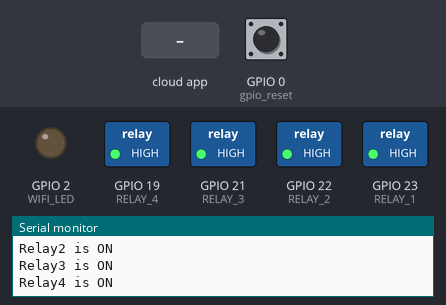
This sketch was run on a simulated ESP32. Parts: switched loads named in the sketch (green lamp = pin HIGH), output pins drawn as LEDs (lit = HIGH), the last lines printed to the serial monitor. The inputs (shaded band) are chosen by the test bench; at power-on: GPIO 0 (gpio_reset) HIGH. WiFi joins after 1.5 s; servers stay silent unless stated; EEPROM starts erased.

Above: at 1.2 s.
1.3 s: the phone or cloud app sets Switch1 to 0
At 2.4 s:
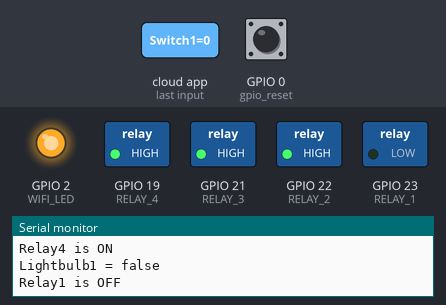
3.0 s: the phone or cloud app sets Switch2 to 0
At 3.6 s:
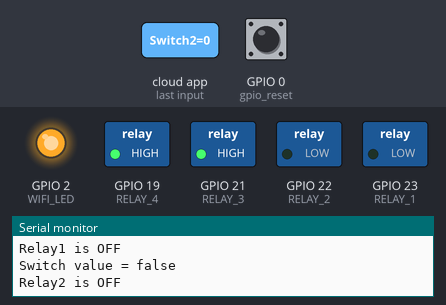
4.5 s: the phone or cloud app sets Switch1 to 1
At 4.8 s:
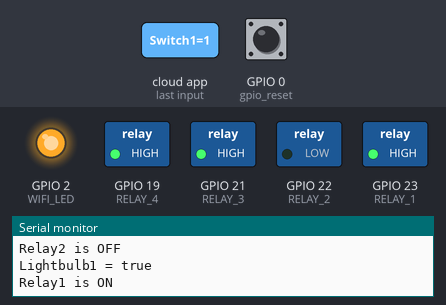
6.0 s: the phone or cloud app sets Switch2 to 1
At 7.2 s:
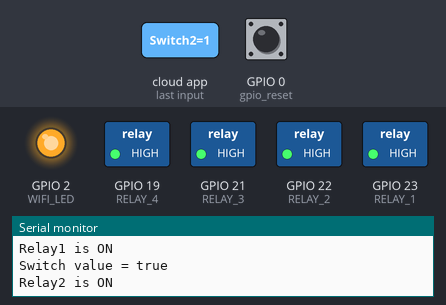
7.5 s: the phone or cloud app sets Switch3 to 0
At 8.5 s:
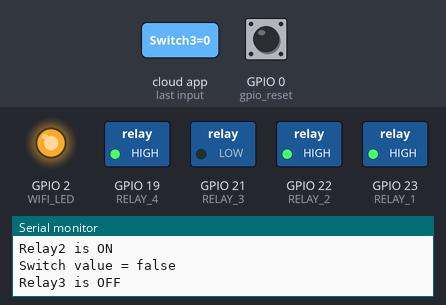
9.0 s: the phone or cloud app sets Switch4 to 0
At 9.7 s:
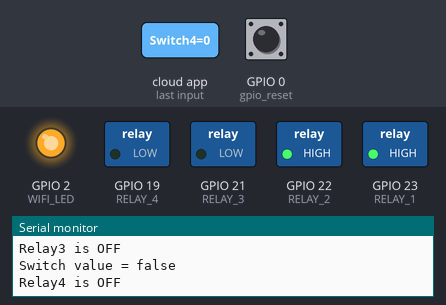
Timing chart, 0 to 11.5 s (numbered marks = the images above; inputs shaded):
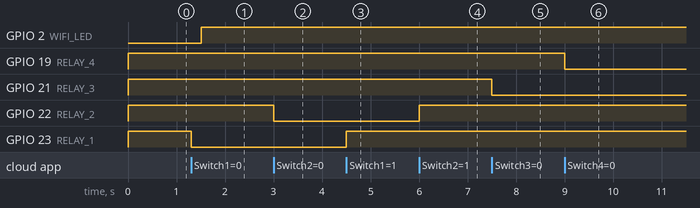

Measured:
- after the input at 1.3 s, GPIO 23 (RELAY_1): HIGH → LOW at once
- after the input at 3.0 s, GPIO 22 (RELAY_2): HIGH → LOW at once
- after the input at 4.5 s, GPIO 23 (RELAY_1): LOW → HIGH at once
- after the input at 6.0 s, GPIO 22 (RELAY_2): LOW → HIGH at once
- after the input at 7.5 s, GPIO 21 (RELAY_3): HIGH → LOW at once
- after the input at 9.0 s, GPIO 19 (RELAY_4): HIGH → LOW at once

The sketch:

control-led-using-esp-rainmaker.ino
```cpp
#include "RMaker.h"
#include "WiFi.h"
#include "WiFiProv.h"
#include <EEPROM.h>
//---------------------------------------------------
//install these libraries
//#include <ezButton.h>
//#include <IRremote.h>
//---------------------------------------------------
const char *service_name = "WiFi Username";
const char *pop = "WiFi Passaord";
//---------------------------------------------------
#define EEPROM_SIZE 4
//const byte IR_RECEIVE_PIN = 14;
//---------------------------------------------------
// define the Device Names
char device1[] = "Switch1";
char device2[] = "Switch2";
char device3[] = "Switch3";
char device4[] = "Switch4";
//---------------------------------------------------
// define the GPIO connected with Relays and switches
static uint8_t RELAY_1 = 23;  //D23
static uint8_t RELAY_2 = 22;  //D22
static uint8_t RELAY_3 = 21;  //D21
static uint8_t RELAY_4 = 19;  //D19
//---------------------------------------------------
//ezButton button1(34);
//ezButton button2(35);
//ezButton button3(32);
//ezButton button4(33);
//---------------------------------------------------
//static uint8_t SwitchPin1 = 13;  //D13
//static uint8_t SwitchPin2 = 12;  //D12
//static uint8_t SwitchPin3 = 14;  //D14
//static uint8_t SwitchPin4 = 27;  //D27
//---------------------------------------------------
static uint8_t WIFI_LED    = 2;   //D2
static uint8_t gpio_reset = 0;
//---------------------------------------------------
/* Variable for reading pin status*/
// Relay State
bool STATE_RELAY_1 = LOW; //Define integer to remember the toggle state for relay 1
bool STATE_RELAY_2 = LOW; //Define integer to remember the toggle state for relay 2
bool STATE_RELAY_3 = LOW; //Define integer to remember the toggle state for relay 3
bool STATE_RELAY_4 = LOW; //Define integer to remember the toggle state for relay 4
//---------------------------------------------------
// Switch State
//bool SwitchState_1 = LOW;
//bool SwitchState_2 = LOW;
//bool SwitchState_3 = LOW;
//bool SwitchState_4 = LOW;
//---------------------------------------------------
//The framework provides some standard device types
//like switch, lightbulb, fan, temperature sensor.
static Switch my_switch1(device1, &RELAY_1);
static Switch my_switch2(device2, &RELAY_2);
static Switch my_switch3(device3, &RELAY_3);
static Switch my_switch4(device4, &RELAY_4);
//---------------------------------------------------

/****************************************************************************************************
 * sysProvEvent Function
*****************************************************************************************************/
void sysProvEvent(arduino_event_t *sys_event)
{
    switch (sys_event->event_id) {
        case ARDUINO_EVENT_PROV_START:
#if CONFIG_IDF_TARGET_ESP32
        Serial.printf("\nProvisioning Started with name \"%s\" and PoP \"%s\" on BLE\n", service_name, pop);
        printQR(service_name, pop, "ble");
#else
        Serial.printf("\nProvisioning Started with name \"%s\" and PoP \"%s\" on SoftAP\n", service_name, pop);
        printQR(service_name, pop, "softap");
#endif
        break;
        case ARDUINO_EVENT_WIFI_STA_CONNECTED:
        Serial.printf("\nConnected to Wi-Fi!\n");
        digitalWrite(WIFI_LED, HIGH);
        break;
    }
}

/****************************************************************************************************
 * write_callback Function
*****************************************************************************************************/
void write_callback(Device *device, Param *param, const param_val_t val, void *priv_data, write_ctx_t *ctx)
{
    const char *device_name = device->getDeviceName();
    const char *param_name = param->getParamName();
    //----------------------------------------------------------------------------------
    if(strcmp(device_name, device1) == 0) {

      Serial.printf("Lightbulb1 = %s\n", val.val.b? "true" : "false");

      if(strcmp(param_name, "Power") == 0) {
        //Serial.printf("Received value = %s for %s - %s\n", val.val.b? "true" : "false", device_name, param_name);
        STATE_RELAY_1 = val.val.b;
        STATE_RELAY_1 = !STATE_RELAY_1;
        control_relay(1, RELAY_1, STATE_RELAY_1);
        //(STATE_RELAY_1 == false) ? digitalWrite(RELAY_1, HIGH) : digitalWrite(RELAY_1, LOW);
        //param->updateAndReport(val);
      }
    }

    //----------------------------------------------------------------------------------
    else if(strcmp(device_name, device2) == 0) {

      Serial.printf("Switch value = %s\n", val.val.b? "true" : "false");

      if(strcmp(param_name, "Power") == 0) {
        //Serial.printf("Received value = %s for %s - %s\n", val.val.b? "true" : "false", device_name, param_name);
        STATE_RELAY_2 = val.val.b;
        STATE_RELAY_2 = !STATE_RELAY_2;
        control_relay(2, RELAY_2, STATE_RELAY_2);
        //(STATE_RELAY_2 == false) ? digitalWrite(RELAY_2, HIGH) : digitalWrite(RELAY_2, LOW);
        //param->updateAndReport(val);
      }
    }
    //----------------------------------------------------------------------------------
    else if(strcmp(device_name, device3) == 0) {

      Serial.printf("Switch value = %s\n", val.val.b? "true" : "false");

      if(strcmp(param_name, "Power") == 0) {
        //Serial.printf("Received value = %s for %s - %s\n", val.val.b? "true" : "false", device_name, param_name);
        STATE_RELAY_3 = val.val.b;
        STATE_RELAY_3 = !STATE_RELAY_3;
        control_relay(3, RELAY_3, STATE_RELAY_3);
        //(STATE_RELAY_3 == false) ? digitalWrite(RELAY_3, HIGH) : digitalWrite(RELAY_3, LOW);
        //param->updateAndReport(val);
      }

    }
    //----------------------------------------------------------------------------------
    else if(strcmp(device_name, device4) == 0) {

      Serial.printf("Switch value = %s\n", val.val.b? "true" : "false");

      if(strcmp(param_name, "Power") == 0) {
        //Serial.printf("Received value = %s for %s - %s\n", val.val.b? "true" : "false", device_name, param_name);
        STATE_RELAY_4 = val.val.b;
        STATE_RELAY_4 = !STATE_RELAY_4;
        control_relay(4, RELAY_4, STATE_RELAY_4);
        //(STATE_RELAY_4 == false) ? digitalWrite(RELAY_4, HIGH) : digitalWrite(RELAY_4, LOW);
        //param->updateAndReport(val);
      }
    }
    //----------------------------------------------------------------------------------

}


/****************************************************************************************************
 * setup Function
*****************************************************************************************************/
void setup(){
  //------------------------------------------------------------------------------
  uint32_t chipId = 0;
  Serial.begin(115200);
  //------------------------------------------------------------------------------
  // initialize EEPROM with predefined size
  EEPROM.begin(EEPROM_SIZE);
  //------------------------------------------------------------------------------
  //IrReceiver.begin(IR_RECEIVE_PIN); // Start the IR receiver
  //------------------------------------------------------------------------------
  // Set the Relays GPIOs as output mode
  pinMode(RELAY_1, OUTPUT);
  pinMode(RELAY_2, OUTPUT);
  pinMode(RELAY_3, OUTPUT);
  pinMode(RELAY_4, OUTPUT);
  //------------------------------------------------------------------------------
  // set debounce time to 100 milliseconds
  //button1.setDebounceTime(100);
  //button2.setDebounceTime(100);
  //button3.setDebounceTime(100);
  //button4.setDebounceTime(100);
  //------------------------------------------------------------------------------
  pinMode(gpio_reset, INPUT);
  pinMode(WIFI_LED, OUTPUT);
  digitalWrite(WIFI_LED, LOW);
  //------------------------------------------------------------------------------
  // Write to the GPIOs the default state on booting
  digitalWrite(RELAY_1, !STATE_RELAY_1);
  digitalWrite(RELAY_2, !STATE_RELAY_2);
  digitalWrite(RELAY_3, !STATE_RELAY_3);
  digitalWrite(RELAY_4, !STATE_RELAY_4);
  //------------------------------------------------------------------------------
  Node my_node;
  my_node = RMaker.initNode("Tech Trends Shameer");
  //------------------------------------------------------------------------------
  //Standard switch device
  my_switch1.addCb(write_callback);
  my_switch2.addCb(write_callback);
  my_switch3.addCb(write_callback);
  my_switch4.addCb(write_callback);
  //------------------------------------------------------------------------------
  //Add switch device to the node
  my_node.addDevice(my_switch1);
  my_node.addDevice(my_switch2);
  my_node.addDevice(my_switch3);
  my_node.addDevice(my_switch4);
  //------------------------------------------------------------------------------
  //This is optional
  RMaker.enableOTA(OTA_USING_PARAMS);
  //If you want to enable scheduling, set time zone for your region using setTimeZone().
  //The list of available values are provided here https://rainmaker.espressif.com/docs/time-service.html
  // RMaker.setTimeZone("Asia/Shanghai");
  // Alternatively, enable the Timezone service and let the phone apps set the appropriate timezone
  RMaker.enableTZService();
  RMaker.enableSchedule();
  //------------------------------------------------------------------------------
  //Service Name
  for(int i=0; i<17; i=i+8) {
    chipId |= ((ESP.getEfuseMac() >> (40 - i)) & 0xff) << i;
  }

  Serial.printf("\nChip ID:  %d Service Name: %s\n", chipId, service_name);
  //------------------------------------------------------------------------------
  Serial.printf("\nStarting ESP-RainMaker\n");
  RMaker.start();
  //------------------------------------------------------------------------------
  WiFi.onEvent(sysProvEvent);
  #if CONFIG_IDF_TARGET_ESP32
    WiFiProv.beginProvision(WIFI_PROV_SCHEME_BLE, WIFI_PROV_SCHEME_HANDLER_FREE_BTDM, WIFI_PROV_SECURITY_1, pop, service_name);
  #else
    WiFiProv.beginProvision(WIFI_PROV_SCHEME_SOFTAP, WIFI_PROV_SCHEME_HANDLER_NONE, WIFI_PROV_SECURITY_1, pop, service_name);
  #endif
  //------------------------------------------------------------------------------
  STATE_RELAY_1 = EEPROM.read(0);
  STATE_RELAY_2 = EEPROM.read(1);
  STATE_RELAY_3 = EEPROM.read(2);
  STATE_RELAY_4 = EEPROM.read(3);

  digitalWrite(RELAY_1, STATE_RELAY_1);
  digitalWrite(RELAY_2, STATE_RELAY_2);
  digitalWrite(RELAY_3, STATE_RELAY_3);
  digitalWrite(RELAY_4, STATE_RELAY_4);

  my_switch1.updateAndReportParam(ESP_RMAKER_DEF_POWER_NAME, STATE_RELAY_1);
  my_switch2.updateAndReportParam(ESP_RMAKER_DEF_POWER_NAME, STATE_RELAY_2);
  my_switch3.updateAndReportParam(ESP_RMAKER_DEF_POWER_NAME, STATE_RELAY_3);
  my_switch4.updateAndReportParam(ESP_RMAKER_DEF_POWER_NAME, STATE_RELAY_4);

  Serial.printf("Relay1 is %s \n", STATE_RELAY_1? "ON" : "OFF");
  Serial.printf("Relay2 is %s \n", STATE_RELAY_2? "ON" : "OFF");
  Serial.printf("Relay3 is %s \n", STATE_RELAY_3? "ON" : "OFF");
  Serial.printf("Relay4 is %s \n", STATE_RELAY_4? "ON" : "OFF");
  //------------------------------------------------------------------------------
}

/****************************************************************************************************
 * loop Function
*****************************************************************************************************/
void loop()
{
  //------------------------------------------------------------------------------
  // Read GPIO0 (external button to reset device
  if(digitalRead(gpio_reset) == LOW) { //Push button pressed
    Serial.printf("Reset Button Pressed!\n");
    // Key debounce handling
    delay(100);
    int startTime = millis();
    while(digitalRead(gpio_reset) == LOW) delay(50);
    int endTime = millis();
    //_______________________________________________________________________
    if ((endTime - startTime) > 10000) {
      // If key pressed for more than 10secs, reset all
      Serial.printf("Reset to factory.\n");
      RMakerFactoryReset(2);
    }
    //_______________________________________________________________________
    else if ((endTime - startTime) > 3000) {
      Serial.printf("Reset Wi-Fi.\n");
      // If key pressed for more than 3secs, but less than 10, reset Wi-Fi
      RMakerWiFiReset(2);
    }
    //_______________________________________________________________________
  }
  //------------------------------------------------------------------------------
  delay(100);

  if (WiFi.status() != WL_CONNECTED){
    //Serial.println("WiFi Not Connected");
    digitalWrite(WIFI_LED, LOW);
  }
  else{
    //Serial.println("WiFi Connected");
    digitalWrite(WIFI_LED, HIGH);
  }
  //------------------------------------------------------------------------------
  //button_control();
  //remote_control();
}

/*******************************************************************************
 * button_control function:
 ******************************************************************************/
/*void button_control(){
    button1.loop();
    if(button1.isPressed()){
      control_relay(1, RELAY_1, STATE_RELAY_1);
      my_switch1.updateAndReportParam(ESP_RMAKER_DEF_POWER_NAME, STATE_RELAY_1);
    }

}*/

/****************************************************************************************************
 * control_relay Function
*****************************************************************************************************/
void control_relay(int relay_no, int relay_pin, boolean &status){
  status = !status;
  digitalWrite(relay_pin, status);
  EEPROM.write(relay_no-1, status);
  EEPROM.commit();
  String text = (status)? "ON" : "OFF";
  Serial.println("Relay"+String(relay_no)+" is "+text);
}
```
